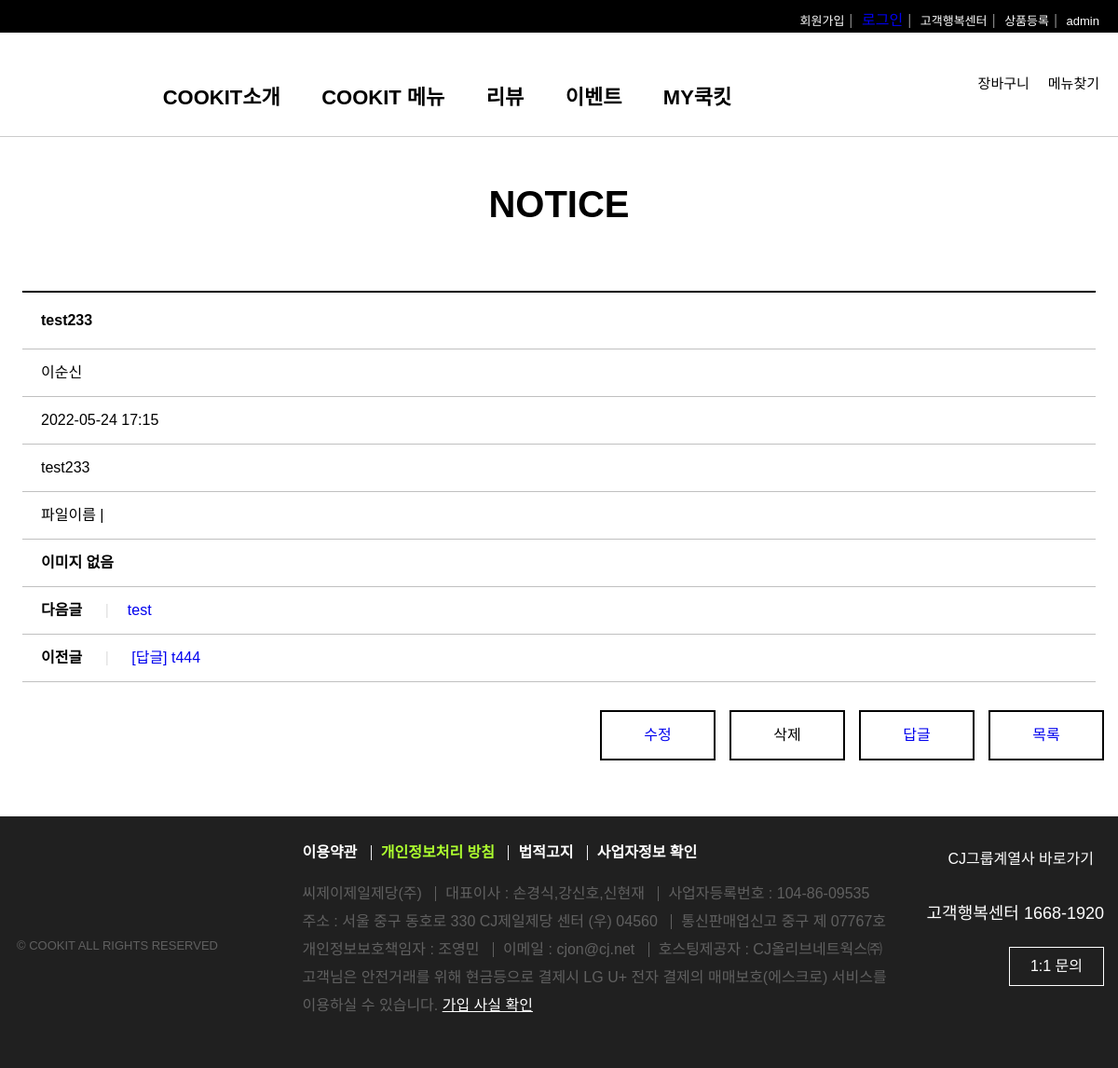
Page /fboard/1/first/first/40/fView on the committed database.
### fboard/models.py (models this page shows, shortened)
class Fboard(models.Model):
    f_no = models.AutoField(primary_key=True)
    member = models.ForeignKey(Member,on_delete=models.DO_NOTHING,null=True)
    f_title = models.CharField(max_length=1000)
    f_content = models.TextField()
    f_group = models.IntegerField(default=0)
    f_step = models.IntegerField(default=0)
    f_indent = models.IntegerField(default=0)
    f_hit = models.IntegerField(default=1)
    f_createdate =models.DateTimeField(default=datetime.now(),blank=True)
    f_updatedate = models.DateTimeField(default=datetime.now(),blank=True)
    f_file = models.ImageField(blank=True)

### member/models.py (models this page shows, shortened)
class Member(models.Model):
    id = models.CharField(max_length=30,primary_key=True)
    pw = models.CharField(max_length=300)
    name = models.CharField(max_length=100)
    nickname = models.CharField(max_length=100)
    tel = models.CharField(max_length=13,blank=True)
    zipcode = models.CharField(max_length=6,blank=True)
    address1 = models.CharField(max_length=300,blank=True)
    address2 = models.CharField(max_length=300,blank=True)
    gender = models.CharField(max_length=10,default='남자')
    hobby = models.CharField(max_length=100,blank=True)
    createdate = models.DateTimeField(datetime.now(),blank=True)
    updatedate = models.DateTimeField(datetime.now(),blank=True)

### fboard/views.py (the view)
# urls.py: path('<int:nowpage>/<str:category>/<str:searchword>/<str:f_no>/fView',views.fView,name='fView'),
def fView(request,nowpage,category,searchword,f_no):
    qs = Fboard.objects.get(f_no=f_no)
    try:
        qs_prev = Fboard.objects.filter(f_group=qs.f_group,f_step__lt=qs.f_step).order_by('-f_group','f_step').last().f_no
    except:
        try:
            qs_prev = Fboard.objects.filter(f_group__gt=qs.f_group).order_by('-f_group','f_step').last().f_no
        except:
            qs_prev = Fboard.objects.order_by('-f_group','f_step').first().f_no
    try:
        qs_next = Fboard.objects.filter(f_group=qs.f_group,f_step__gt=qs.f_step).order_by('-f_group','f_step').first().f_no
    except:
        try:
            qs_next = Fboard.objects.filter(f_group__lt=qs.f_group).order_by('-f_group','f_step').first().f_no
        except:
            qs_next = Fboard.objects.order_by('-f_group','f_step').last().f_no
    print("qs_prev : ",qs_prev)
    qs.f_hit += 1
    qs.save()
    qsPrev = Fboard.objects.get(f_no=qs_prev)
    qsNext = Fboard.objects.get(f_no=qs_next)
    context={'board':qs,'boardPrev':qsPrev,'boardNext':qsNext,'nowpage':nowpage,'category':category,'searchword':searchword}
    return render(request,'fView.html',context)

### fboard/templates/fView.html (shortened to what this page needs)
{% extends 'base.html' %}
{% load static %}
  {% block content-block %}
  <head>
    <link rel="stylesheet" href="{% static 'css/read.css' %}">
  </head>
    <h1>NOTICE</h1>
    <table>
      <tr>
        <th>{{board.f_title}}</th>
      </tr>
      <tr>
        <td>{{board.member.name}}</td>
      </tr>
      <tr>
        <td>{{board.f_updatedate|date:'Y-m-d H:i'}}</td>
      </tr>
      <tr>
        <td>{{board.f_content}}</td>
      </tr>
      <tr>
        <td>파일이름 |{{board.f_file}}</td>
      </tr>
      <tr>
        <td>
          {% if board.f_file %}
          <img src="{{board.f_file.url}}">
          {% else %}
          <h4>이미지 없음</h4>
          {% endif %}
        </td>
      </tr>
      <tr>
        <td><strong>다음글</strong> <span class="separator">|</span><a href="{% url 'fboard:fView' nowpage category searchword boardPrev.f_no %}">{{boardPrev.f_title}}</a></td>
      </tr>
      <tr>
        <td><strong>이전글</strong> <span class="separator">|</span><a href="{% url 'fboard:fView' nowpage category searchword boardNext.f_no %}"> {{boardNext.f_title}}</a></td>
      </tr>
    </table>
    <a href="{% url 'fboard:fList' nowpage category searchword  %}"><div class="list">목록</div></a>
    <div class="list"><a href="{% url 'fboard:fReply' nowpage category searchword board.f_no %}">답글</a></div>
    <div class="list" onclick="deleteBtn()">삭제</div>
    <div class="list"><a href="{% url 'fboard:fUpdate' nowpage category searchword board.f_no %}">수정</a></div>
  {% endblock content-block %}

### static/css/style.css (style rules this page uses)
*, body { margin: 0; padding: 0; font-family: 'Noto Sans KR', sans-serif; font-size: 16px; }
a { text-decoration: none; }

### static/css/read.css (style rules this page uses)
h1 { margin-top: 50px; margin-bottom: 0; font-size: 40px; }
table { width: 96%; margin-top: 70px; margin-left: auto; margin-right: auto; line-height: 40px; }
table { border-collapse: collapse; }
th { padding: 10px 0 10px 20px; border: 1px solid silver; border-top: 2px solid black; }
td { padding: 5px 0 5px 20px; border: 1px solid silver; }
th, td { text-align: left; border-left: hidden; border-right: hidden; }
.separator { padding: 0 20px 0 20px; color: #e0e0e0; }
.list { float: right; width: 120px; height: 50px; line-height: 50px; cursor: pointer; margin: 30px 15px 10px 0; border: 2px black solid; }

### rows in the picture
Fboard: f_title "test233", member.name "이순신", f_updatedate "2022-05-24 17:15", f_content "test233"
Fboard: f_title "test"
Fboard: f_title "[답글] t444"
